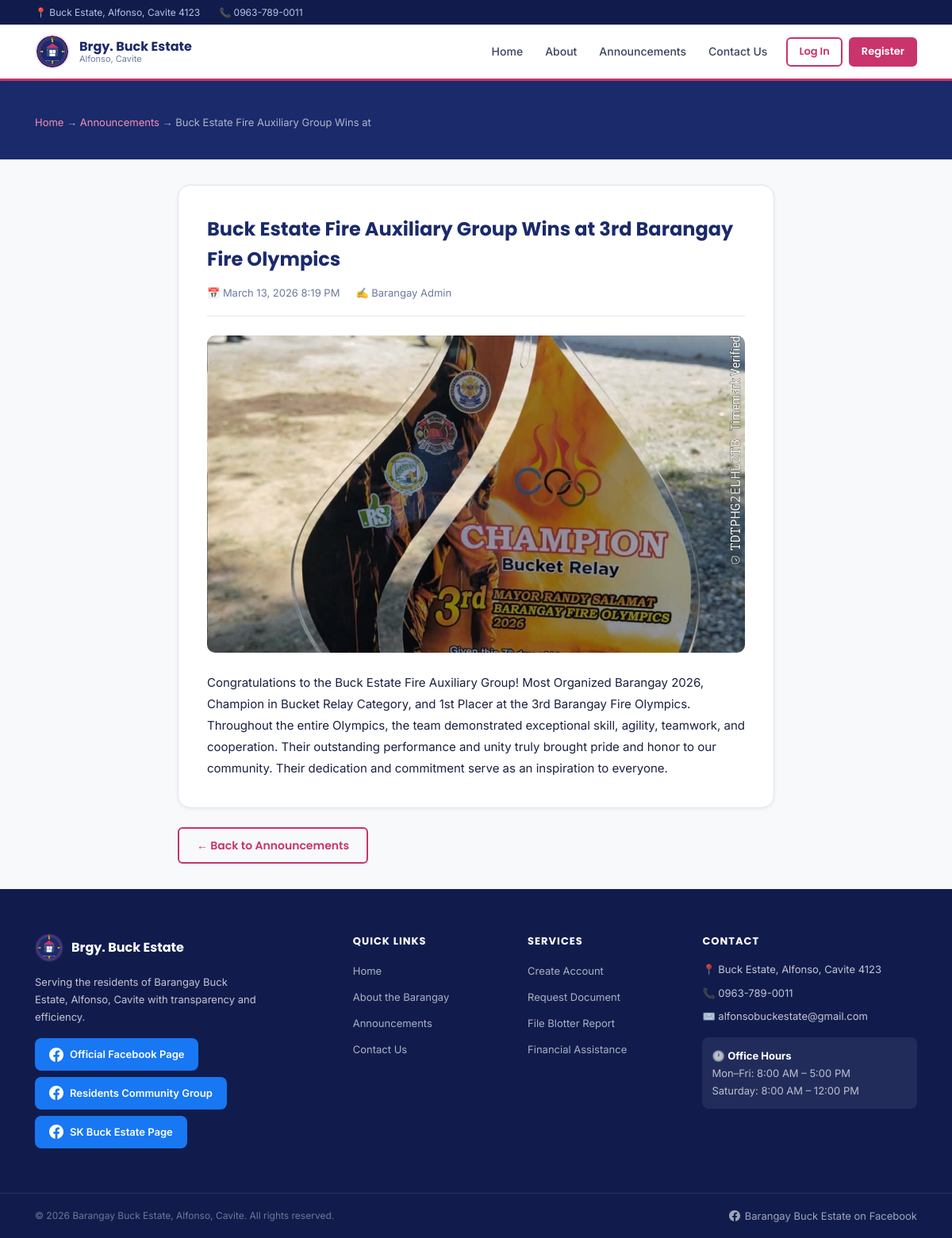
/announcement.php?id=2, run on the app's committed database.
### tables this page shows
CREATE TABLE IF NOT EXISTS `announcements` (
    `id`         INT AUTO_INCREMENT PRIMARY KEY,
    `title`      VARCHAR(255) NOT NULL,
    `content`    TEXT NOT NULL,
    `image_url`  VARCHAR(500),
    `posted_by`  INT,
    `status`     ENUM('published','draft','archived') DEFAULT 'published',
    `created_at` TIMESTAMP DEFAULT CURRENT_TIMESTAMP,
    `updated_at` TIMESTAMP DEFAULT CURRENT_TIMESTAMP ON UPDATE CURRENT_TIMESTAMP,
    FOREIGN KEY (`posted_by`) REFERENCES `users`(`id`) ON DELETE SET NULL
);

CREATE TABLE IF NOT EXISTS `users` (
    `id`         INT AUTO_INCREMENT PRIMARY KEY,
    `fname`      VARCHAR(100) NOT NULL,
    `lname`      VARCHAR(100) NOT NULL,
    `email`      VARCHAR(150) NOT NULL UNIQUE,
    `password`   VARCHAR(255) NOT NULL,
    `address`    TEXT NOT NULL,
    `contact`    VARCHAR(20) NOT NULL,
    `role`       ENUM('resident','admin') NOT NULL DEFAULT 'resident',
    `status`     ENUM('active','inactive') NOT NULL DEFAULT 'active',
    `created_at` TIMESTAMP DEFAULT CURRENT_TIMESTAMP
);

### includes/functions.php (called while the page is built, shortened)
<?php
function sanitize(string $value): string {
    return htmlspecialchars(trim($value), ENT_QUOTES, 'UTF-8');
}
function formatDateTime(string $date): string {
    return date('F j, Y g:i A', strtotime($date));
}

### announcement.php (the view, shortened to what this page needs)
<?php
require_once __DIR__ . '/includes/functions.php';
$pdo = getDB();
$id  = (int)($_GET['id'] ?? 0);
$stmt = $pdo->prepare("SELECT a.*, u.fname, u.lname FROM announcements a LEFT JOIN users u ON a.posted_by=u.id WHERE a.id=? AND a.status='published'");
$stmt->execute([$id]);
$ann = $stmt->fetch();
require_once __DIR__ . '/includes/header.php';
?>
<div class="page-header">
    <div class="container">
        <p class="page-header__breadcrumb"><a href="/index.php">Home</a> → <a href="/announcements.php">Announcements</a> → <?= sanitize(substr($ann['title'],0,40)) ?></p>
    </div>
</div>
<section class="section--sm">
    <div class="container" style="max-width:800px;">
        <div class="announce-detail">
            <h1 class="announce-detail__title"><?= sanitize($ann['title']) ?></h1>
            <div class="announce-detail__meta">
                <span>📅 <?= formatDateTime($ann['created_at']) ?></span>
                <span>✍️ <?= sanitize($ann['fname'] . ' ' . $ann['lname']) ?></span>
            </div>
            <?php if (!empty($ann['image_url'])): ?>
                <img src="<?= sanitize($ann['image_url']) ?>" alt="<?= sanitize($ann['title']) ?>" class="announce-detail__img" loading="lazy">
            <?php endif; ?>
            <div class="announce-detail__content"><?= nl2br(sanitize($ann['content'])) ?></div>
        </div>
        <div class="mt-3">
            <a href="/announcements.php" class="btn btn--outline">← Back to Announcements</a>
        </div>
    </div>
</section>
<?php require_once __DIR__ . '/includes/footer.php'; ?>

### assets/css/style.css (style rules this page uses)
:root { --primary: #1B2A6B; --primary-dark: #111c4d; --primary-light: #2d3f8a; --accent: #C8346B; --accent-dark: #a02758; --accent-light: #fce4ef; --white: #ffffff; --gray-50: #f8f9fb; --gray-100: #f0f2f7; --gray-200: #e2e6ef; --gray-300: #c8cfe0; --gray-500: #6b7a9e; --gray-700: #3a4260; --text: #1a2040; --text-muted: #6b7a9e; --success: #1a8f5a; --success-bg: #e6f7f0; --warning: #b77c00; --warning-bg: #fff8e1; --danger: #c0392b; --danger-bg: #fdecea; --info: #1565c0; --info-bg: #e3f0ff; --radius-sm: 6px; --radius: 10px; --radius-lg: 16px; --shadow-sm: 0 1px 4px rgba(27,42,107,.08); --shadow: 0 4px 20px rgba(27,42,107,.10); --shadow-lg: 0 8px 32px rgba(27,42,107,.14); --transition: all .2s ease; --font-heading: 'Poppins', sans-serif; --font-body: 'Inter', sans-serif; --max-width: 1160px; }
*, *::before, *::after { box-sizing: border-box; margin: 0; padding: 0; }
html { scroll-behavior: smooth; }
body { font-family: var(--font-body); font-size: 15px; color: var(--text); background: var(--gray-50); line-height: 1.6; }
img { max-width: 100%; display: block; }
a { color: var(--accent); text-decoration: none; transition: var(--transition); }
.container { max-width: var(--max-width); margin: 0 auto; padding: 0 24px; }
.btn { display: inline-flex; align-items: center; justify-content: center; gap: 6px; font-family: var(--font-heading); font-weight: 600; border: 2px solid transparent; border-radius: var(--radius-sm); cursor: pointer; transition: var(--transition); white-space: nowrap; text-decoration: none; }
.btn--outline { background: transparent; color: var(--accent); border-color: var(--accent); padding: 10px 22px; font-size: 14px; }
.section--sm { padding: 32px 0; }
.page-header { background: var(--primary); color: var(--white); padding: 36px 0; }
.page-header__breadcrumb { font-size: 13px; color: rgba(255,255,255,.65); margin-top: 6px; }
.page-header__breadcrumb a { color: #f48fb1; }
.announce-detail { background: var(--white); border-radius: var(--radius-lg); padding: 36px; border: 1px solid var(--gray-200); box-shadow: var(--shadow-sm); }
.announce-detail__title { font-family: var(--font-heading); font-size: 24px; font-weight: 700; color: var(--primary); margin-bottom: 12px; }
.announce-detail__meta { display: flex; gap: 20px; font-size: 13px; color: var(--text-muted); margin-bottom: 24px; padding-bottom: 18px; border-bottom: 1px solid var(--gray-200); }
.announce-detail__content { font-size: 15px; line-height: 1.8; color: var(--text); }
.mt-3 { margin-top: 24px; }
.announce-detail__img { width: 100%; max-height: 400px; object-fit: cover; border-radius: var(--radius); margin-bottom: 24px; }

### data on the page
announcements: title "Buck Estate Fire Auxiliary Group Wins at", title "Buck Estate Fire Auxiliary Group Wins at 3rd Barangay Fire Olympics", created_at "March 13, 2026 8:19 PM", posted_by.lname "Barangay Admin", image_url (picture), content "Congratulations to the Buck Estate Fire Auxiliary Group! Most Organized Barangay 2026, Champion in Bucket Relay Category, and 1st Placer at the 3rd Barangay Fire Olympics. Throughout the entire Olympics, the team demonstrated exceptional skill, agility, teamwork, and cooperation. Their outstanding performance and unity truly brought pride and honor to our community. Their dedication and commitment serve as an inspiration to everyone."

### other printed values
SITE_CONTACT "0963-789-0011"
SITE_ADDRESS "Buck Estate, Alfonso, Cavite 4123"
SITE_EMAIL "alfonsobuckestate@gmail.com"
